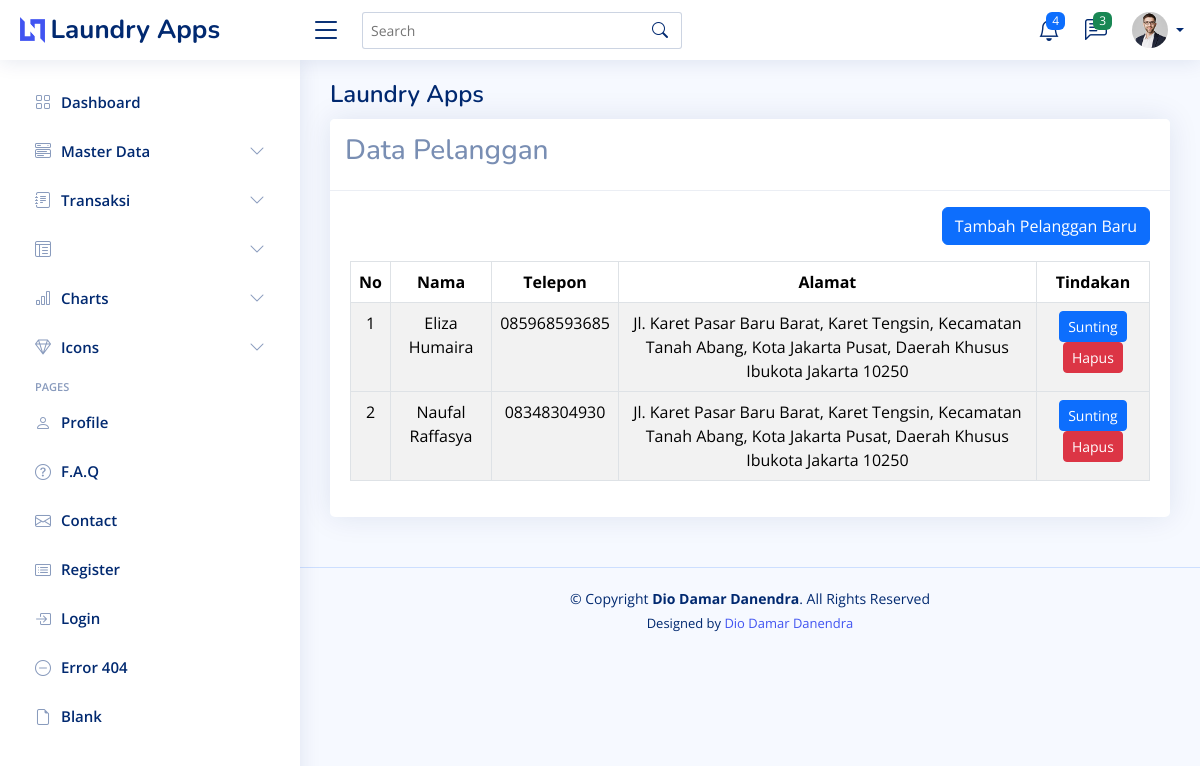
Screenshot of /dashboard.php?page=customer with the database file from the repository.
### tables this page shows
CREATE TABLE `customers` (
  `id` int(11) NOT NULL,
  `customer_name` varchar(150) DEFAULT NULL,
  `customer_phone` varchar(13) DEFAULT NULL,
  `customer_address` text DEFAULT NULL,
  `created_at` timestamp NULL DEFAULT current_timestamp(),
  `updated_at` timestamp NULL DEFAULT current_timestamp(),
  `deleted_at` timestamp NULL DEFAULT current_timestamp()
);

### content/customer.php (the view, shortened to what this page needs)
<?php
    require_once "koneksi.php";
    $customerQuery = mysqli_query($koneksi, "SELECT * FROM customers");
    $rowCustomers = mysqli_fetch_all($customerQuery, MYSQLI_ASSOC);
?>
<div class="row">
    <div class="col-sm-12">
        <div class="card">
            <div class="card-header">
                <h3>Data Pelanggan</h3>
            </div>
            <div class="card-body">
                <div class="mb-3 mt-3" align="right">
                    <a href="?page=add-edit-customer" class="btn btn-primary">Tambah Pelanggan Baru</a>
                </div>
                <table class="table table-striped table-bordered text-center" id="myTable">
                    <thead>
                        <tr>
                            <th>No</th>
                            <th>Nama</th>
                            <th>Telepon</th>
                            <th>Alamat</th>
                            <th>Tindakan</th>
                        </tr>
                    </thead>
                    <?php $no = 1; foreach ($rowCustomers as $row) { ?>
                        <tbody>
                        <tr>
                            <td><?php echo $no++ ?></td>
                            <td><?php echo $row['customer_name'] ?></td>
                            <td><?php echo $row['customer_phone'] ?></td>
                            <td><?php echo $row['customer_address'] ?></td>
                            <td>
                                <a href="?page=add-edit-customer&edit=<?php echo $row['id'] ?>" class="btn btn-primary btn-sm">Sunting</a>
                                <a href="?page=customer&delete=<?php echo $row['id'] ?>" class="btn btn-danger btn-sm" onclick="return confirm('Apakah kamu yakin untuk menghapus data ini?');">Hapus</a>
                            </td>
                        </tr>
                    </tbody>
                    <?php } ?>
                </table>
            </div>
        </div>
    </div>
</div>

### assets/css/style.css (style rules this page uses)
:root { scroll-behavior: smooth; }
body { font-family: "Open Sans", sans-serif; background: #f6f9ff; color: #444444; }
h1, h2, h3, h4, h5, h6 { font-family: "Nunito", sans-serif; }
.card { margin-bottom: 30px; border: none; border-radius: 5px; box-shadow: 0px 0 30px rgba(1, 41, 112, 0.1); }
.card-header, .card-footer { border-color: #ebeef4; background-color: #fff; color: #798eb3; padding: 15px; }
.card-body { padding: 0 20px 20px 20px; }

### rows the page displays
customers: customer_name "Eliza Humaira", customer_phone "085968593685", customer_address "Jl. Karet Pasar Baru Barat, Karet Tengsin, Kecamatan Tanah Abang, Kota Jakarta Pusat, Daerah Khusus Ibukota Jakarta 10250"
customers: customer_name "Naufal Raffasya", customer_phone "08348304930", customer_address "Jl. Karet Pasar Baru Barat, Karet Tengsin, Kecamatan Tanah Abang, Kota Jakarta Pusat, Daerah Khusus Ibukota Jakarta 10250"
